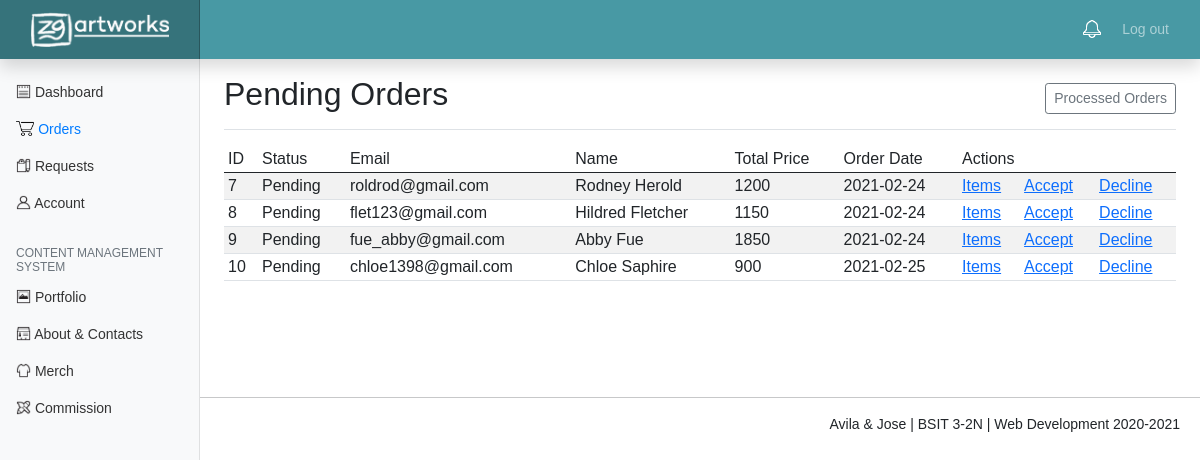
/orders.php, run on the app's committed database.
### tables this page shows
CREATE TABLE `orders_merch` (
  `id` int(11) NOT NULL,
  `email` varchar(100) NOT NULL,
  `name` varchar(100) NOT NULL,
  `cart_merch` int(11) NOT NULL,
  `total_price` double NOT NULL,
  `order_date` date NOT NULL,
  `status` varchar(100) NOT NULL
);

### orders.php (the view, shortened to what this page needs)
<?php
	include 'includes/db.inc.php';
	$results = mysqli_query($conn, "SELECT * FROM orders_merch WHERE status = 'Pending' ") or die( mysqli_error($conn));
?>
<html>
  <head>
	<link href="assets/bootstrap.min.css" rel="stylesheet">
    <link href="assets/dashboard.css" rel="stylesheet">
    <link href="assets/alert.css" rel="stylesheet">
  </head>
  <body>
	<?php include 'header.php'?>
	<div class="container-fluid">
	  <div class="row">
	    <nav id="sidebarMenu" class="col-md-3 col-lg-2 d-md-block bg-light sidebar collapse">
	      <div class="position-sticky pt-3">
	        <ul class="nav flex-column">
	          <li class="nav-item" style="margin-top:10px">
	            <a class="nav-link" aria-current="page" href="admin.php">
	              <img src="assets/icons/dashboard.png" height="15px" style="margin-bottom:4px">
	              Dashboard
	            </a>
	          </li>
	          <li class="nav-item">
	            <a class="nav-link active" href="orders.php">
	              <img src="assets/icons/orders.png" height="15px" style="margin-bottom:4px">
	              Orders
	            </a>
	          </li>
	          <li class="nav-item">
	            <a class="nav-link" href="orders_commission.php">
	              <img src="assets/icons/request.png" height="15px" style="margin-bottom:4px">
	              Requests
	            </a>
	          </li>
	          <li class="nav-item">
	            <a class="nav-link" href="account.php">
	              <img src="assets/icons/account.png" height="15px" style="margin-bottom:4px">
	              Account
	            </a>
	          </li>
	        </ul>
	        <h6 class="sidebar-heading d-flex justify-content-between align-items-center px-3 mt-4 mb-1 text-muted">
	          <span>Content Management System</span>
	        </h6>
	        <ul class="nav flex-column mb-2">
	          <li class="nav-item">
	            <a class="nav-link" href="portfolio.php">
	              <img src="assets/icons/portfolio.png" height="15px" style="margin-bottom:4px">
	              Portfolio
	            </a>
	          </li>
	          <li class="nav-item">
	            <a class="nav-link" href="anc.php">
	              <img src="assets/icons/anc.png" height="15px" style="margin-bottom:4px">
	              About & Contacts
	            </a>
	          </li>
	          <li class="nav-item">
	            <a class="nav-link" href="merch.php">
	              <img src="assets/icons/merch.png" height="15px" style="margin-bottom:4px">
	              Merch
	            </a>
	          </li>
	          <li class="nav-item">
	            <a class="nav-link" href="commission.php">
	              <img src="assets/icons/commission.png" height="15px" style="margin-bottom:4px">
	              Commission
	            </a>
	          </li>
	        </ul>
	      </div>
	    </nav>
    <main class="col-md-9 ms-sm-auto col-lg-10 px-md-4">
      <div class="d-flex justify-content-between flex-wrap flex-md-nowrap align-items-center pt-3 pb-2 mb-3 border-bottom">
        <h1 class="h2">Pending Orders</h1>
        <div class="btn-group mr-2">
            <a href="merch_history.php" class="btn btn-sm btn-outline-secondary">Processed Orders</a>
          </div>
      </div>
      <div class="table-responsive">
        <table class="table table-striped table-sm">
          <thead>
            <tr>
              <th>ID</th>
              <th>Status</th>
              <th>Email</th>
              <th>Name</th>
              <th>Total Price</th>
              <th>Order Date</th>
              <th colspan="3">Actions</th>
            </tr>
          </thead>
          <tbody>
          	<?php while ($row = mysqli_fetch_array($results)) { ?>
            <tr>
              <td><?php echo $row['id']; ?></td>
              <td><?php echo $row['status']; ?></td>
              <td><?php echo $row['email']; ?></td>
              <td><?php echo $row['name']; ?></td>
              <td><?php echo $row['total_price']; ?></td>
              <td><?php echo $row['order_date']; ?></td>
              <td><a href="orders.php?details=<?php echo $row['id']; ?>">Items</a></td>
              <td><a onclick="location.href='mailto:<?php echo $row['email']; ?>?subject=Zgartworks Merch Order Confirmation&body=Hi <?php echo $row['name']; ?>! Your Merch Order has been accepted. Reply to this email so we can process your order and payment. Have a good day!';" href="orders.php?accept=<?php echo $row['id']; ?>" target="_self">Accept</a></td>
              <td><a onclick="location.href='mailto:<?php echo $row['email']; ?>?subject=Zgartworks Merch Order Confirmation&body=Hi <?php echo $row['name']; ?>! We regret to inform you that your Merch Order has been declined. This can be due to an item being out of stock. You can reply to this email to further discuss arrangements or if you have any inquiries! Have a good day.';" href="orders.php?decline=<?php echo $row['id']; ?>" target="_self">Decline</a></td>
            </tr>
            <?php } ?>
          </tbody>
        </table>
      </div>
    </main>
  </div>
</div>
<div style="margin-top:100px">
<?php include 'footer.php'?>
</div>
  </body>
</html>

### assets/dashboard.css (style rules this page uses)
body { font-size: .875rem; }
.sidebar { position: fixed; top: 0; bottom: 0; left: 0; z-index: 100; padding: 48px 0 0; box-shadow: inset -1px 0 0 rgba(0, 0, 0, .1); }
.sidebar .nav-link { font-weight: 500; color: #333; }
.sidebar .nav-link.active { color: #007bff; }
.sidebar-heading { font-size: .75rem; text-transform: uppercase; }

### orders.php (style rules this page uses)
th { font-weight: normal; }

### data on the page
orders_merch: id "7", status "Pending", email "roldrod@gmail.com", name "Rodney Herold", total_price "1200", order_date "2021-02-24"
orders_merch: id "8", status "Pending", email "flet123@gmail.com", name "Hildred Fletcher", total_price "1150", order_date "2021-02-24"
orders_merch: id "9", status "Pending", email "fue_abby@gmail.com", name "Abby Fue", total_price "1850", order_date "2021-02-24"
orders_merch: id "10", status "Pending", email "chloe1398@gmail.com", name "Chloe Saphire", total_price "900", order_date "2021-02-25"
